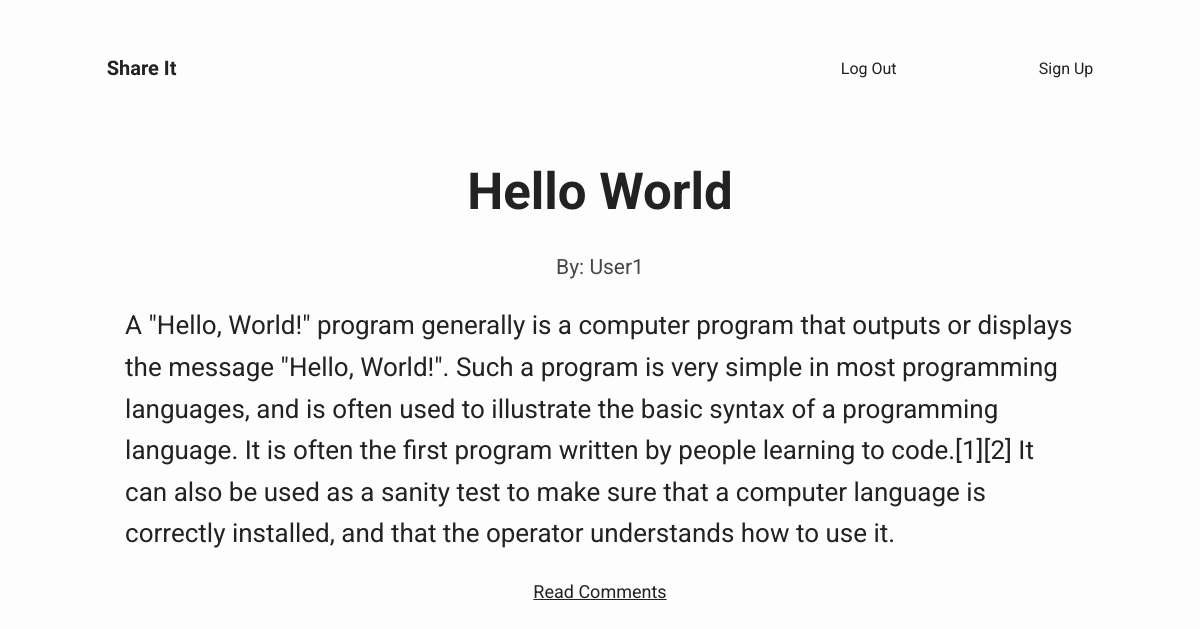
The app's page /post/1 (signed in) with its own data.
### app/models.py (models this page shows, shortened)
class Post(db.Model):
    id = db.Column(db.Integer, primary_key=True)
    title = db.Column(db.String(64))
    body = db.Column(db.String(500))
    timestamp = db.Column(db.DateTime, index=True, default=datetime.utcnow)
    user_id = db.Column(db.Integer, db.ForeignKey('user.id'))
    comments = db.relationship('Comment', backref='post', lazy='dynamic')

class User(UserMixin, db.Model):
    id = db.Column(db.Integer, primary_key=True)
    username = db.Column(db.String(64), index=True, unique=True)
    email = db.Column(db.String(120), index=True, unique=True)
    password_hash = db.Column(db.String(128))
    posts = db.relationship('Post', backref='author', lazy='dynamic')

### app/main/routes.py (the view)
@bp.route('/post/<post_id>', methods=['GET', 'POST'])
def post(post_id):
    post = Post.query.get(post_id)
    return render_template('post.html', post=post)

### app/models.py (called while the page is built)
@login.user_loader
def load_user(id):
    return User.query.get(int(id))

### app/templates/post.html
{% extends 'base.html' %}
{% block content %}
    <div class="post-grid">
        <h1 class="post-title">{{ post.title.title() }}</h1>
        <h2 class="post-author">By: {{ post.author.username.title() }}</h2>
        <p class="post-body">{{ post.body }}</p>
        <a class="post-comments" href="{{ url_for('main.comments', post=post.id)}}" class="comments">Read Comments</a>
    </div>
{% endblock %}

### app/static/style.css (style rules this page uses)
body { font-family: 'Roboto', sans-serif; background-color: #FDFDFD; }
.post-grid { display: flex; flex-direction: column; align-items: center;: }
.post-title { font-size: 51px; color: #222; }
.post-author { font-size: 21px; margin: 0; font-weight: 400; color: #474747; }
.post-body { width: 65ch; line-height: 1.6; font-size: 26px; color: #222; }
.post-comments { color: #222; font-size: 18px; }

### records on screen
Post: title "Hello World", body "A \"Hello, World!\" program generally is a computer program that outputs or displays the message \"Hello, World!\". Such a program is very simple in most programming languages, and is often used to illustrate the basic syntax of a programming language. It is often the first program written by people learning to code.[1][2] It can also be used as a sanity test to make sure that a computer language is correctly installed, and that the operator understands how to use it."
User: author.username "User1"
